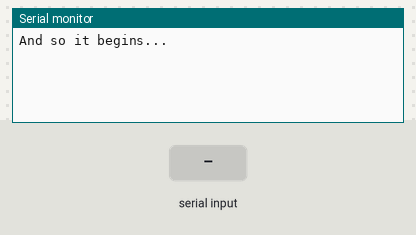
This sketch was run on a simulated Arduino Mega 2560, built with avr-gcc and run on an emulated ATmega2560. Shown: the last lines printed to the serial monitor. The test bench sets the inputs (shaded band).

Above: at 1.2 s.
1.3 s: "90,45\n" received over the second serial link
At 2.5 s:
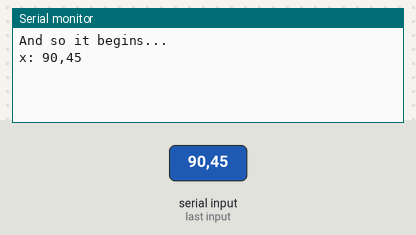
3.1 s: "30,150\n" received over the second serial link
At 4.2 s:
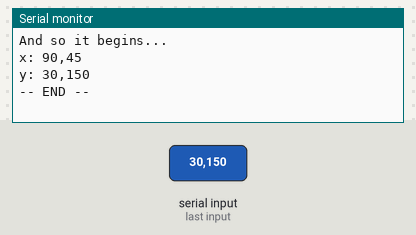
4.7 s: "0\n" received over the second serial link
At 6.0 s:
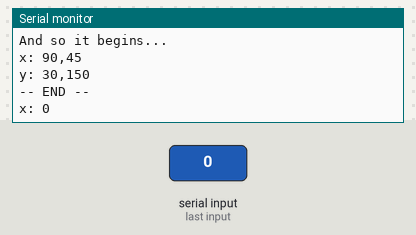
6.3 s: "5\n" received over the second serial link
At 7.6 s:
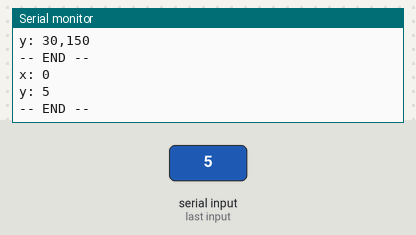
7.9 s: "1,90,45\n" received over the second serial link
At 8.7 s:
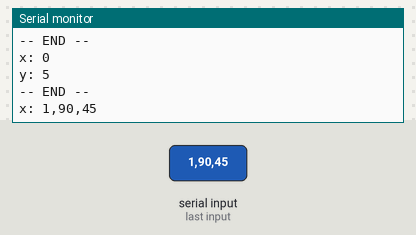
9.5 s: "1,90,45\n" received over the second serial link
At 10.4 s:
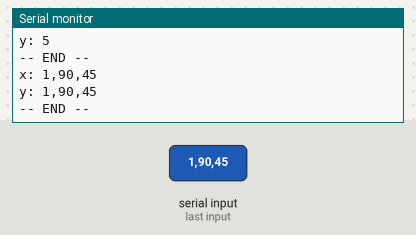

The sketch:

bluetooth_rx_example.ino
```cpp
String data;
int counter = 0;
int x;
int y;

void setup() {
  Serial.begin(9600);
  Serial1.begin(9600);
  Serial.println("And so it begins...");
}

void loop() {
  Serial1.print(1); // Print to COM14.
  while (Serial1.available()) {
    char c = Serial1.read(); // Receives a single char from the Bluetooth port.
    data.concat(c); // Add the received char to the received buffer.

    // But if...
    if (c == '\n') {
      if (counter == 0) {
        x = data.toInt(); // Converts ASCII to int.
        counter = 1; // Alternates to receive y.
        Serial.print("x: " + data);
      } else {
        y = data.toInt();
        counter = 0; // Alternates to receive x.
        Serial.print("y: " + data);
        Serial.println("-- END --");
      }

      data = "";
    }
  }
  delay(400);
}
```

Measured:
- after the input at 1.3 s, the serial monitor: prints a new line after 0.30 s (image 1)
- after the input at 3.1 s, the serial monitor: prints a new line after 0.10 s (image 2)
- after the input at 4.7 s, the serial monitor: prints a new line after 0.10 s (image 3)
- after the input at 6.3 s, the serial monitor: prints a new line after 0.10 s (image 4)
- after the input at 7.9 s, the serial monitor: prints a new line after 0.10 s (image 5)
- after the input at 9.5 s, the serial monitor: prints a new line after 0.10 s (image 6)
